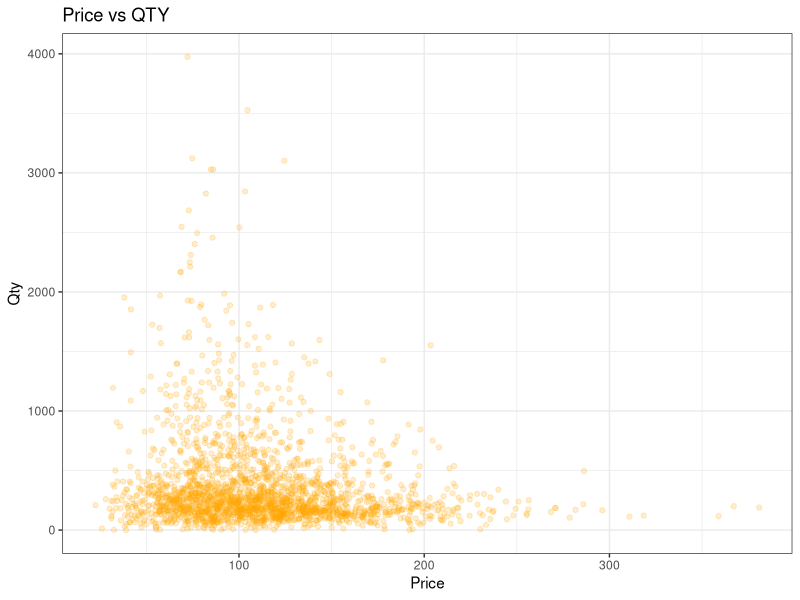
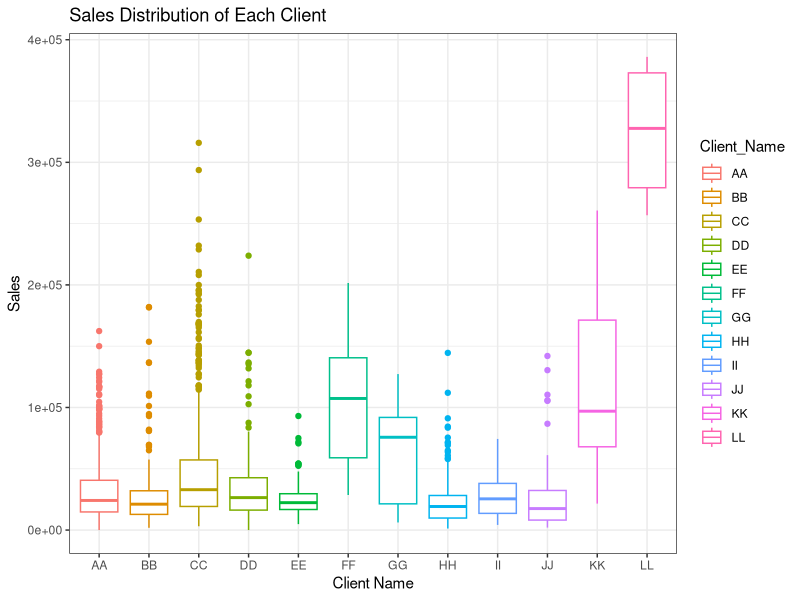
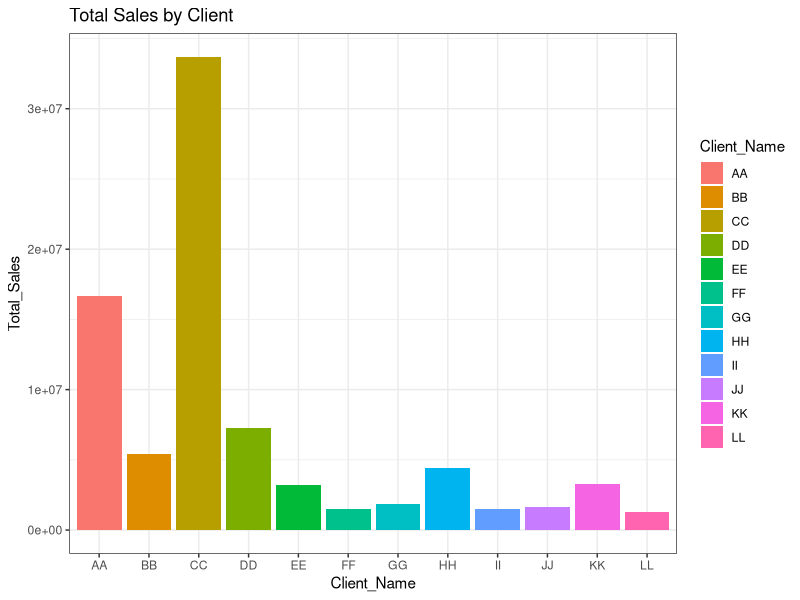
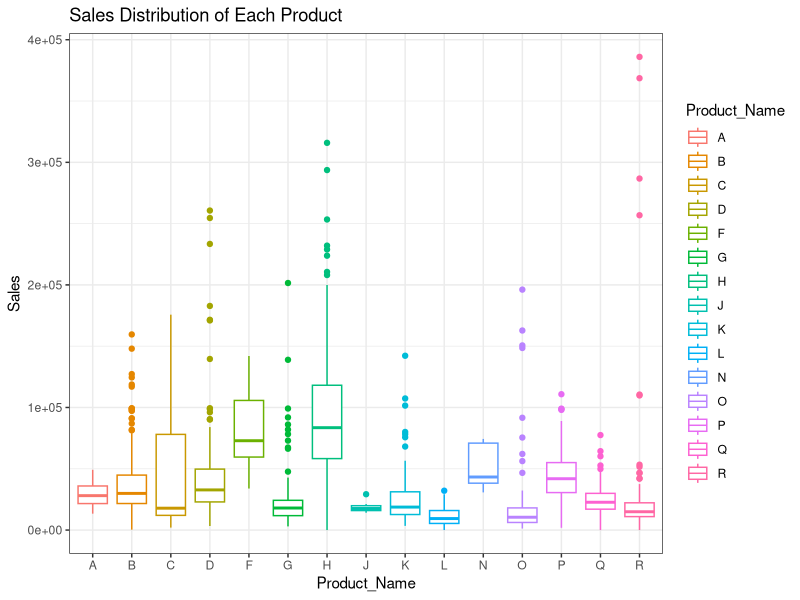
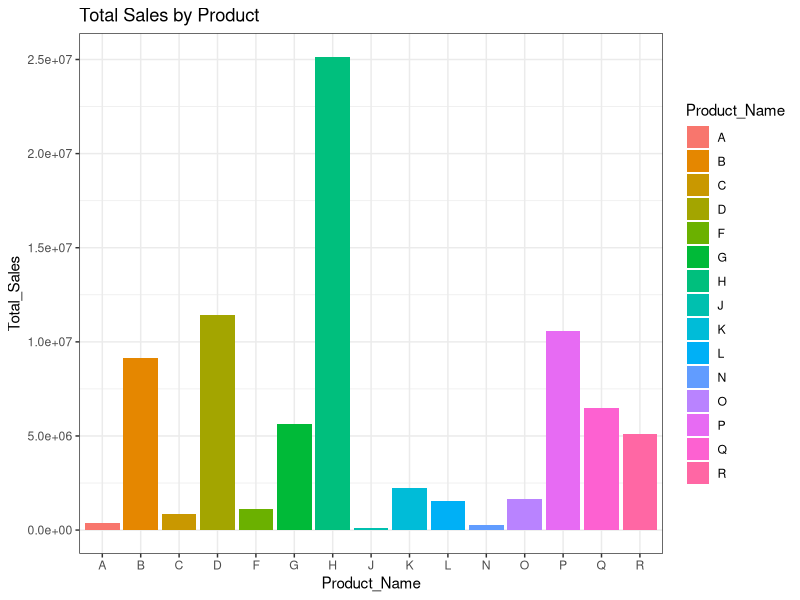
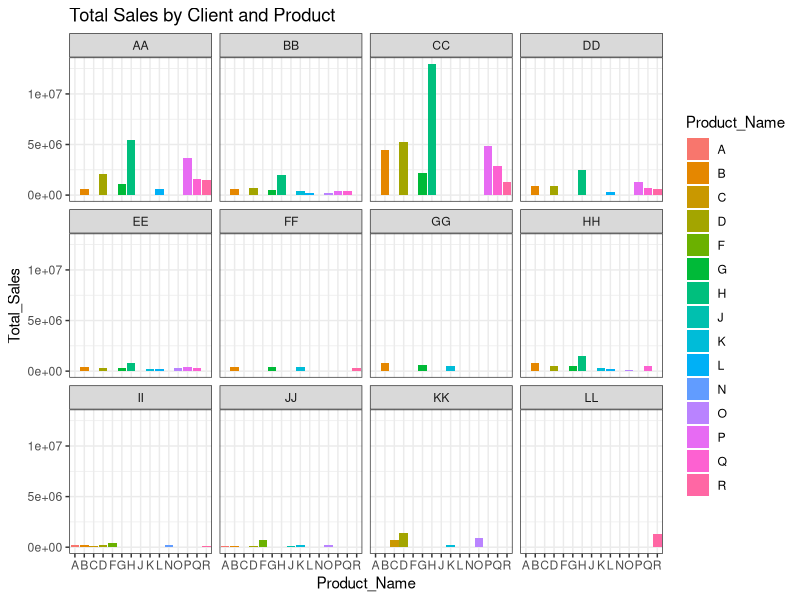

These figures' R source, in order: (Note: this script raises an error after producing the figures.)
#setup environment & import data
library(tidyverse)
sales <- read_csv("Food_Company_Sales_Table.csv")
product <- read_csv("Food_Company_Product_Table.csv")
client <- read_csv("Food_Company_Client_Table.csv")

#inner join sales & product & client Tables
Sales_Data <- sales %>% inner_join(product, by="Product_ID") %>% inner_join(client,by="Client_ID")

#explored sales data & renamed column & transformed datatype & addedd price column
summary(Sales_Data)
Sales_Data <- Sales_Data %>% rename(Qty=Sales_Amount)
Sales_Data$Agency <- as.factor(Sales_Data$Agency)
Sales_Data$Product_ID <- as.factor(Sales_Data$Product_ID)
Sales_Data$Client_ID <- as.factor(Sales_Data$Client_ID)
Sales_Data <- Sales_Data %>% mutate(Price = Sales/Qty)

#Observed the relation between Qty & Price
#found that more products' price were below 200 & qty were below 500
Sales_Data %>% ggplot(aes(Price,Qty)) + geom_point(color="Orange",alpha=0.2) + labs(title="Price vs QTY")+theme_bw()

#Observe sales distribution by clients 
#found that LL's median was higher than others. FF,GG,KK performed better, too.
Sales_Data %>% ggplot(aes(factor(Client_Name),Sales)) + geom_boxplot(aes(color=Client_Name))+ labs(x="Client Name",title="Sales Distribution of Each Client")+theme_bw()

#Observe sales ranking by clients
#found that CC contributed the most. AA was the next. LL acutually didn't contirbuted a lot.
Sales_by_Client <-Sales_Data %>% group_by(Client_Name)%>%summarize(Total_Sales=sum(Sales))%>%arrange(-Total_Sales)
Sales_by_Client %>% ggplot(aes(Client_Name,Total_Sales,fill=Client_Name)) + geom_bar(stat='identity')+labs(title="Total Sales by Client") +theme_bw()

#Observed sales distribution by products
#found that sales from H varied a lot. and H's median was higher. 
Sales_Data %>% ggplot(aes(Product_Name,Sales))+geom_boxplot(aes(color=Product_Name))+labs(title="Sales Distribution of Each Product")+theme_bw()

#Observed sales ranking by products
#found that H contributed the most. and followed by D and P.
Sales_by_Product <- Sales_Data %>% group_by(Product_Name) %>% summarize(Total_Sales = sum(Sales))%>%arrange(-Total_Sales)
Sales_by_Product %>% ggplot(aes(Product_Name,Total_Sales,fill=Product_Name))+geom_bar(stat='identity')+labs(title="Total Sales by Product")+theme_bw()

#Observed sales ranking by clients & by products
Sales_by_Client_and_Product <-Sales_Data %>% group_by(Client_Name,Product_Name) %>% summarize(Total_Sales=sum(Sales))%>%arrange(-Total_Sales)
Sales_by_Client_and_Product %>% ggplot(aes(Product_Name,Total_Sales,fill=Product_Name))+geom_bar(stat='identity')+facet_wrap(~Client_Name)+labs(title="Total Sales by Client and Product")+theme_bw()

#Created the geom_rec plot
#(1) reformat the Sales_by_Client_and_Product plot ( from long data to wide data)
Sales_Percentage <- Sales_by_Client_and_Product %>% spread(key=Product_Name,value=Total_Sales,fill=0)
#(2)calculated x percentage by client name
x_percentage <-c()
for (i in 1:nrow(Sales_Percentage)){
  x_percentage[i]<-sum(Sales_Percentage[i,2:ncol(Sales_Percentage)])/sum(Sales_Percentage[,2:ncol(Sales_Percentage)])
}
Sales_Percentage %>% mutate(x_max=cumsum(x_percentage)) 
Sales_Percentage$x_max <-cumsum(x_percentage)
Sales_Percentage$x_min <-cumsum(x_percentage)-x_percentage

#(3)reformatted Sales_Percentage Table
Sales_Percentage <- Sales_Percentage %>% gather(key=Product_Name,value = Total_Sales,-c(Client_Name,x_max,x_min))
Sales_Percentage <-Sales_Percentage %>% group_by(Client_Name) %>% mutate(y_max=round(cumsum(Total_Sales)/sum(Total_Sales)*100)) %>% mutate(y_min=round(y_max-Total_Sales/sum(Total_Sales)*100))
#(4)calculated x_text & y_text position
Sales_Percentage <-Sales_Percentage %>% mutate(x_text=x_min+(x_max-x_min)/2,y_text=y_min+(y_max-y_min)/2)
#(5)built the geom_rect chart
Sales_Percentage %>% ggplot(aes(xmin=x_min,xmax=x_max,ymin=y_min,ymax=y_max,fill=Product_Name))+geom_rect()+geom_text(aes(x=x_text,y=0,label=Client_Name))+geom_text(aes(x=x_text,y=y_text,label=ifelse(y_max-y_min!=0,paste(y_max-y_min,"%"),paste("")),size=1))+labs(x="Client_Name",y="Product_Name",title="Analysis by Client & Product")+theme_bw()
                                                                                                                      


